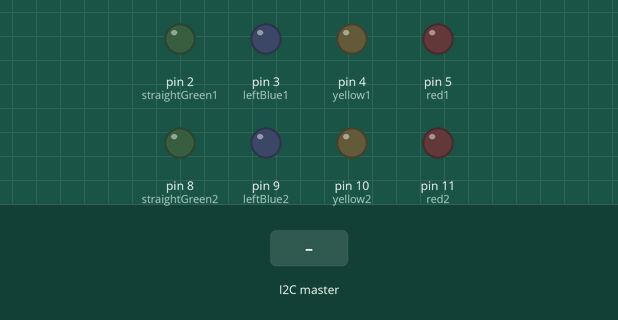
A sketch run on a simulated Arduino Uno, built with avr-gcc and run on an emulated ATmega328P. On the bench: output pins drawn as LEDs (lit = HIGH). Inputs (shaded band) come from the test bench.

Above: at 1.2 s.
1.3 s: the I2C master sends "A"
At 1.6 s:
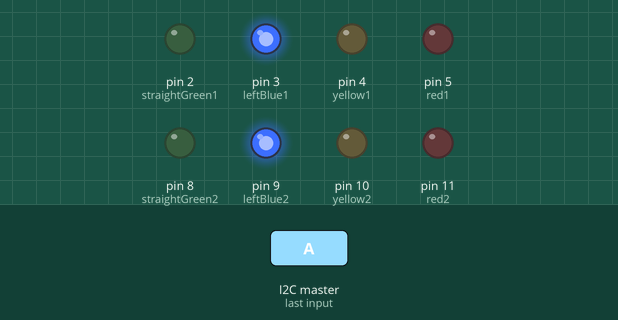
2.8 s: the I2C master sends "C"
At 3.9 s:
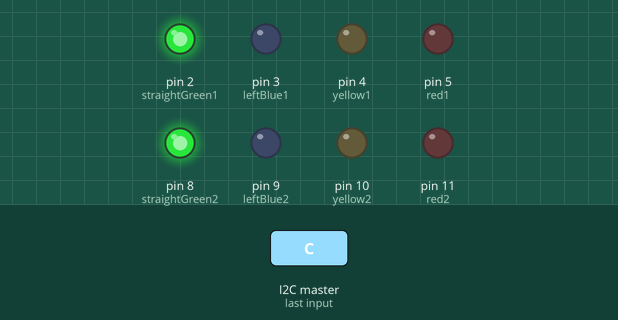
4.3 s: the I2C master sends "D"
At 5.1 s:
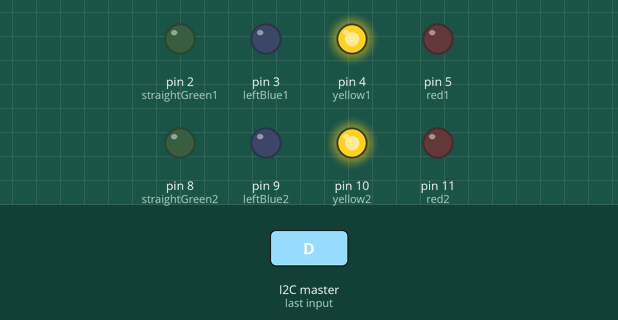
5.8 s: the I2C master sends "R"
At 6.2 s:
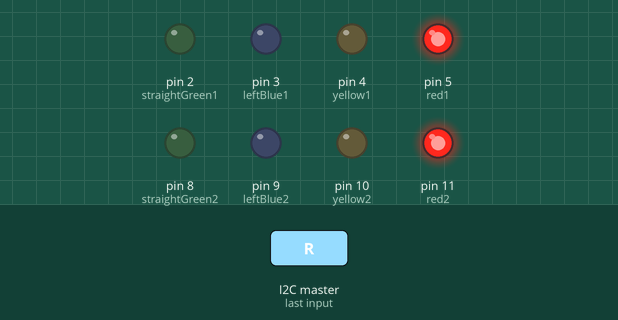
7.3 s: the I2C master sends "F"
At 8.2 s:
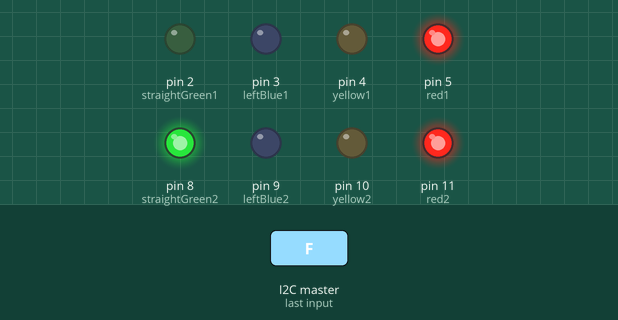
8.8 s: the I2C master sends "G"
At 9.7 s:
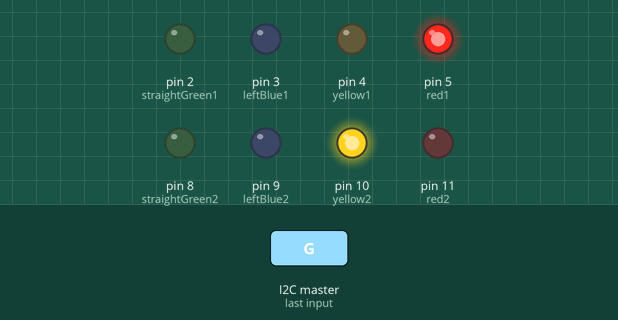
Timing chart, 0 to 11.3 s (numbered marks = the images above; inputs shaded):
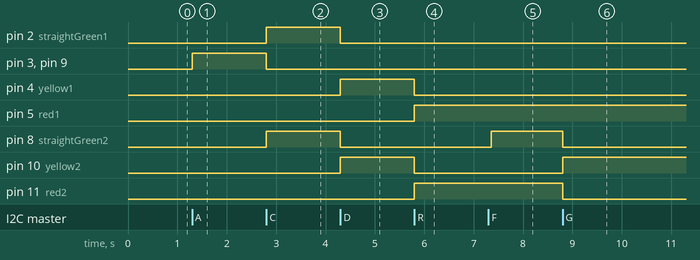

The sketch:

esclavo2.ino
```cpp
#include <Wire.h>

// Traffic Light 1 (first set of 4 LEDs)
int straightGreen1 = 2; // Pin for straight green LED
int leftBlue1 = 3;      // Pin for left blue LED
int yellow1 = 4;        // Pin for yellow LED
int red1 = 5;           // Pin for red LED

// Traffic Light 2 (second set of 4 LEDs)
int straightGreen2 = 8; // Pin for straight green LED
int leftBlue2 = 9;      // Pin for left blue LED
int yellow2 = 10;        // Pin for yellow LED
int red2 = 11;           // Pin for red LED

void setup() {
  Wire.begin(3); // Set this Arduino as slave #3
  Wire.onReceive(receiveEvent);
  Serial.begin(9600);

  pinMode(straightGreen1, OUTPUT);
  pinMode(leftBlue1, OUTPUT);
  pinMode(yellow1, OUTPUT);
  pinMode(red1, OUTPUT);

  pinMode(straightGreen2, OUTPUT);
  pinMode(leftBlue2, OUTPUT);
  pinMode(yellow2, OUTPUT);
  pinMode(red2, OUTPUT);
}

void loop() {
  // The loop is empty; communication is handled through events
}

void receiveEvent(int bytes) {
  char command = Wire.read(); // Read the command sent by the master

  switch (command) {
    // Traffic Light 1 Commands
    case 'A': // Left turn (blue LED) for Traffic Light 1
      setTrafficLight1(LOW, HIGH, LOW, LOW);
      setTrafficLight2(LOW, HIGH, LOW, LOW);
      break;

    case 'B': // Blink left turn (blue LED) for Traffic Light 1
      setTrafficLight1(LOW, HIGH, LOW, LOW);
      setTrafficLight2(LOW, HIGH, LOW, LOW);
      break;
    case 'b': // Blink left turn (blue LED) for Traffic Light 1
      setTrafficLight1(LOW, LOW, LOW, LOW);
      setTrafficLight2(LOW, LOW, LOW, LOW);
      break;

    case 'C': // VERDE en ambos
      setTrafficLight1(HIGH, LOW, LOW, LOW);
      setTrafficLight2(HIGH, LOW, LOW, LOW);
      break;

    case 'c': // VERDE en ambos
      setTrafficLight1(LOW, LOW, LOW, LOW);
      setTrafficLight2(LOW, LOW, LOW, LOW);
      break;

    case 'D': // Amarillo en ambos
      setTrafficLight1(LOW, LOW, HIGH, LOW);
      setTrafficLight2(LOW, LOW, HIGH, LOW);
      break;

    // Traffic Light 2 Commands
    case 'R': // Straight green light for Traffic Light 2
      setTrafficLight1(LOW, LOW, LOW, HIGH);
      setTrafficLight2(LOW, LOW, LOW, HIGH);
      break;

    case 'F': // Blink straight green light for Traffic Light 2
      blinkLED(straightGreen2);
      break;

    case 'G': // Yellow light for Traffic Light 2
      setTrafficLight2(LOW, LOW, HIGH, LOW);
      break;

    case 'H': // Red light for Traffic Light 2
      setTrafficLight2(LOW, LOW, LOW, HIGH);
      break;

    case 'O':
      setTrafficLight1(LOW, LOW, LOW, LOW);
      setTrafficLight2(LOW, LOW, LOW, LOW);
      break;
    case '|':
      digitalWrite(straightGreen1, LOW);
      digitalWrite(yellow1, LOW);
      digitalWrite(leftBlue1, LOW);
      digitalWrite(straightGreen2, LOW);
      digitalWrite(yellow2, LOW);
      digitalWrite(leftBlue2, LOW);

      digitalWrite(red1, HIGH);
      digitalWrite(red2, HIGH);
      break;
  }
}

// Function to set the state of Traffic Light 1
void setTrafficLight1(int green, int blue, int yellow, int red) {
  digitalWrite(straightGreen1, green);
  digitalWrite(leftBlue1, blue);
  digitalWrite(yellow1, yellow);
  digitalWrite(red1, red);
}

// Function to set the state of Traffic Light 2
void setTrafficLight2(int green, int blue, int yellow, int red) {
  digitalWrite(straightGreen2, green);
  digitalWrite(leftBlue2, blue);
  digitalWrite(yellow2, yellow);
  digitalWrite(red2, red);
}

// Function to blink the specified LED
void blinkLED(int ledPin) {
  for (int i = 0; i < 3; i++) {
    digitalWrite(ledPin, LOW);
    delay(500); // On for 500ms
    digitalWrite(ledPin, HIGH);
    delay(500); // Off for 500ms
  }
}

void blinkBlueLeds(){
  for (int i = 0; i < 3; i++) {
    digitalWrite(leftBlue1, LOW);
    digitalWrite(leftBlue2, LOW);
    delay(500); // On for 500ms
    digitalWrite(leftBlue1, HIGH);
    digitalWrite(leftBlue2, HIGH);
    delay(500); // Off for 500ms
  }
}
```

Measured:
- after the input at 1.3 s, pin 3 (leftBlue1), pin 9 (leftBlue2): LOW → HIGH at once
- after the input at 2.8 s, pin 2 (straightGreen1), pin 8 (straightGreen2): LOW → HIGH at once; pin 3 (leftBlue1), pin 9 (leftBlue2): HIGH → LOW at once
- after the input at 4.3 s, pin 2 (straightGreen1), pin 8 (straightGreen2): HIGH → LOW at once; pin 4 (yellow1), pin 10 (yellow2): LOW → HIGH at once
- after the input at 5.8 s, pin 4 (yellow1), pin 10 (yellow2): HIGH → LOW at once; pin 5 (red1), pin 11 (red2): LOW → HIGH at once
- after the input at 7.3 s, pin 8 (straightGreen2): LOW → HIGH after 0.06 s
- after the input at 8.8 s, pin 8 (straightGreen2), pin 11 (red2): HIGH → LOW at once; pin 10 (yellow2): LOW → HIGH at once
